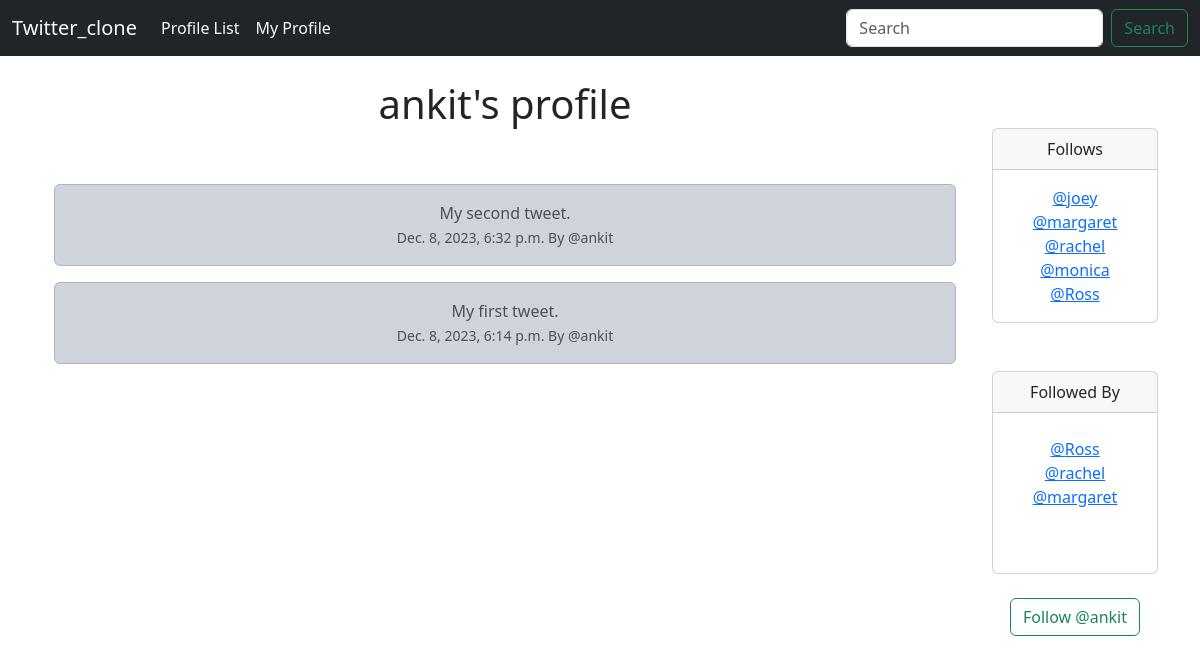
The page /profile/1 (signed in) on the database as committed earlier.
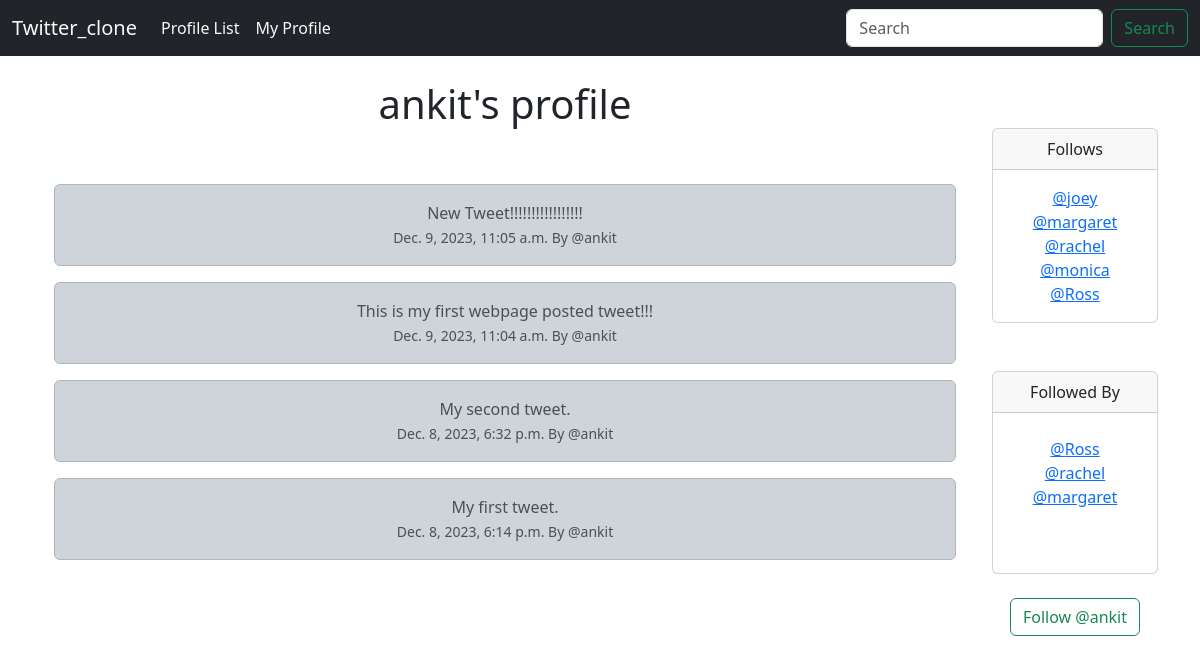
The same page on the database as committed later.
### Twitter_app/models.py (models this page shows, shortened)
class tweet(models.Model):
    user = models.ForeignKey(
        User, related_name="tweets",
        on_delete= models.DO_NOTHING
    )
    body = models.CharField(max_length= 200)
    created_at = models.DateTimeField(auto_now_add=True)

class Profile(models.Model):
    user = models.OneToOneField(User, on_delete=models.CASCADE)
    follows = models.ManyToManyField('self', related_name='followed_by', symmetrical=False,blank = True)
    date_modified = models.DateTimeField(User, auto_now= True)
    def __str__(self):
        return self.user.username

### Twitter_app/views.py (the view, shortened to what this page needs)
# urls.py: path('profile/<int:pk>', views.profile, name= "profile")
def profile(request, pk):
    if request.user.is_authenticated:
        profile = Profile.objects.get(user_id = pk)
        my_tweets = tweet.objects.filter(user_id = pk).order_by("-created_at")
        return render(request, 'profile_page.html', {'profile': profile, 'my_tweets': my_tweets})
    else:
        messages.success(request, "You mnust be login to vie this page")
        return redirect('index')

### templates/profile_page.html (shortened to what this page needs)
{%  extends "base.html" %}
{% load static%}
{%block content %}
{% if profile%}
 <div class="container text-center">
    <div class="row">
        <div class="col-10">
            <h1> {{ profile.user.username}}'s profile </h1>
            <div class="container">
              {% if my_tweets %}
              <br/>  <br/>
              {% for my_tweet in my_tweets %}
              <div class="alert alert-dark" role="alert">
                {{my_tweet.body}} <br/>
                <small class="">
                    {{my_tweet.created_at}} By
                    @{{my_tweet.user}}
                </small>
              </div>
              {%endfor%}
              {% endif %}
            </div>
        </div>
        <div class="col-2">
          <br> <br>
            <div class="card">
                <div class="card-header">
                  Follows
                </div>
                <div class="card-body">
                  <p class="card-text">
                    {% for following in profile.follows.all %}
                    <a href="{% url 'profile' following.user.id %}">@{{ following }}</a>
                    <br/>
                    {% endfor %}
                  </p>
                </div>
            </div>
<br><br>
            <div class="card">
                <div class="card-header">
                    Followed By
                </div>
                <div class="card-body">
                  <p class="card-text">
                    {% for following in profile.followed_by.all %}
                    <a href="{% url 'profile' following.user.id %}">@{{ following }}</a>
                    <br/>
                    {% endfor%}
                    <br/><br/>
                  </p>
                </div>
              </div>
              <form method="POST">
                <br>
                {% if profile in user.profile.follows.all %}
                  <button class="btn btn-outline-danger" name="follow" value="unfollow" type="submit">Unfollow @{{ profile.user.username | lower}} </button>
                  <br>
                {% else %}
                  <button class="btn btn-outline-success" name="follow" value="follow" type="submit">Follow @{{ profile.user.username | lower}} </button>
                {% endif %}
                </form>
        </div>
    </div>
</div>
{%endif%}
{% endblock %}

Rows that differ between the two databases and show on the page:
added tweet: body "New Tweet!!!!!!!!!!!!!!!!!", created_at "Dec. 9, 2023, 11:05 a.m.", user "ankit"
added tweet: body "This is my first webpage posted tweet!!!", created_at "Dec. 9, 2023, 11:04 a.m.", user "ankit"
